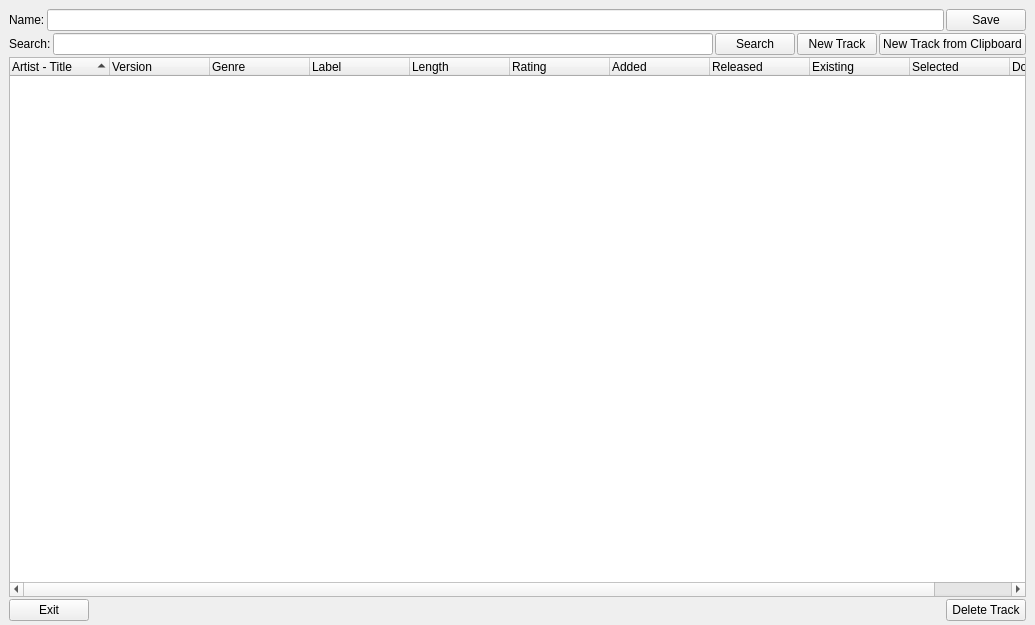
<?xml version="1.0" encoding="UTF-8"?>
<ui version="4.0">
 <class>SearchlistDialogClass</class>
 <widget class="QWidget" name="SearchlistDialogClass">
  <property name="geometry">
   <rect>
    <x>0</x>
    <y>0</y>
    <width>1035</width>
    <height>625</height>
   </rect>
  </property>
  <property name="focusPolicy">
   <enum>Qt::FocusPolicy::NoFocus</enum>
  </property>
  <property name="windowTitle">
   <string>WinMusik Searchlist</string>
  </property>
  <property name="windowIcon">
   <iconset resource="../../resources.qrc">
    <normaloff>:/devices48/resources/tr48x48-0016.png</normaloff>:/devices48/resources/tr48x48-0016.png</iconset>
  </property>
  <layout class="QVBoxLayout" name="searchlistLayout">
   <property name="spacing">
    <number>2</number>
   </property>
   <property name="leftMargin">
    <number>0</number>
   </property>
   <property name="topMargin">
    <number>0</number>
   </property>
   <property name="rightMargin">
    <number>0</number>
   </property>
   <property name="bottomMargin">
    <number>0</number>
   </property>
   <item>
    <layout class="QVBoxLayout" name="verticalLayout">
     <property name="leftMargin">
      <number>9</number>
     </property>
     <property name="topMargin">
      <number>9</number>
     </property>
     <property name="rightMargin">
      <number>9</number>
     </property>
     <property name="bottomMargin">
      <number>4</number>
     </property>
     <item>
      <layout class="QHBoxLayout" name="horizontalLayout_2">
       <item>
        <widget class="QLabel" name="label">
         <property name="text">
          <string>Name:</string>
         </property>
        </widget>
       </item>
       <item>
        <widget class="QLineEdit" name="searchlistName"/>
       </item>
       <item>
        <widget class="QPushButton" name="saveButton">
         <property name="text">
          <string>Save</string>
         </property>
         <property name="icon">
          <iconset resource="../../resources.qrc">
           <normaloff>:/icons/resources/filesave.png</normaloff>:/icons/resources/filesave.png</iconset>
         </property>
         <property name="iconSize">
          <size>
           <width>16</width>
           <height>16</height>
          </size>
         </property>
        </widget>
       </item>
      </layout>
     </item>
     <item>
      <layout class="QHBoxLayout" name="horizontalLayout_4">
       <property name="topMargin">
        <number>0</number>
       </property>
       <item>
        <widget class="QLabel" name="label_2">
         <property name="text">
          <string>Search:</string>
         </property>
        </widget>
       </item>
       <item>
        <widget class="QLineEdit" name="searchTerm"/>
       </item>
       <item>
        <widget class="QPushButton" name="searchButton">
         <property name="text">
          <string>Search</string>
         </property>
         <property name="icon">
          <iconset resource="../../resources.qrc">
           <normaloff>:/icons/resources/findmore.png</normaloff>:/icons/resources/findmore.png</iconset>
         </property>
         <property name="iconSize">
          <size>
           <width>16</width>
           <height>16</height>
          </size>
         </property>
         <property name="flat">
          <bool>false</bool>
         </property>
        </widget>
       </item>
       <item>
        <widget class="QPushButton" name="newTrackButton">
         <property name="text">
          <string>New Track</string>
         </property>
         <property name="icon">
          <iconset resource="../../resources.qrc">
           <normaloff>:/icons/resources/filenew.png</normaloff>:/icons/resources/filenew.png</iconset>
         </property>
         <property name="iconSize">
          <size>
           <width>16</width>
           <height>16</height>
          </size>
         </property>
         <property name="flat">
          <bool>false</bool>
         </property>
        </widget>
       </item>
       <item>
        <widget class="QPushButton" name="newTrackFromClipboardButton">
         <property name="text">
          <string>New Track from Clipboard</string>
         </property>
         <property name="icon">
          <iconset resource="../../resources.qrc">
           <normaloff>:/icons/resources/filenew.png</normaloff>:/icons/resources/filenew.png</iconset>
         </property>
         <property name="iconSize">
          <size>
           <width>16</width>
           <height>16</height>
          </size>
         </property>
         <property name="flat">
          <bool>false</bool>
         </property>
        </widget>
       </item>
      </layout>
     </item>
     <item>
      <layout class="QVBoxLayout" name="verticalLayout_2">
       <item>
        <widget class="SearchlistTracks" name="trackList">
         <property name="contextMenuPolicy">
          <enum>Qt::ContextMenuPolicy::CustomContextMenu</enum>
         </property>
         <property name="showDropIndicator" stdset="0">
          <bool>false</bool>
         </property>
         <property name="alternatingRowColors">
          <bool>true</bool>
         </property>
         <property name="selectionMode">
          <enum>QAbstractItemView::SelectionMode::ExtendedSelection</enum>
         </property>
         <property name="rootIsDecorated">
          <bool>false</bool>
         </property>
         <property name="itemsExpandable">
          <bool>false</bool>
         </property>
         <property name="sortingEnabled">
          <bool>true</bool>
         </property>
         <property name="expandsOnDoubleClick">
          <bool>false</bool>
         </property>
         <column>
          <property name="text">
           <string>Artist - Title</string>
          </property>
         </column>
         <column>
          <property name="text">
           <string>Version</string>
          </property>
         </column>
         <column>
          <property name="text">
           <string>Genre</string>
          </property>
         </column>
         <column>
          <property name="text">
           <string>Label</string>
          </property>
         </column>
         <column>
          <property name="text">
           <string>Length</string>
          </property>
         </column>
         <column>
          <property name="text">
           <string>Rating</string>
          </property>
         </column>
         <column>
          <property name="text">
           <string>Added</string>
          </property>
         </column>
         <column>
          <property name="text">
           <string>Released</string>
          </property>
         </column>
         <column>
          <property name="text">
           <string>Existing</string>
          </property>
         </column>
         <column>
          <property name="text">
           <string>Selected</string>
          </property>
         </column>
         <column>
          <property name="text">
           <string>Done</string>
          </property>
         </column>
        </widget>
       </item>
       <item>
        <layout class="QHBoxLayout" name="horizontalLayout">
         <item>
          <widget class="QPushButton" name="saveExitButton">
           <property name="text">
            <string>Exit</string>
           </property>
           <property name="icon">
            <iconset resource="../../resources.qrc">
             <normaloff>:/icons/resources/application-exit.png</normaloff>:/icons/resources/application-exit.png</iconset>
           </property>
           <property name="iconSize">
            <size>
             <width>16</width>
             <height>16</height>
            </size>
           </property>
          </widget>
         </item>
         <item>
          <spacer name="horizontalSpacer_2">
           <property name="orientation">
            <enum>Qt::Orientation::Horizontal</enum>
           </property>
           <property name="sizeHint" stdset="0">
            <size>
             <width>40</width>
             <height>20</height>
            </size>
           </property>
          </spacer>
         </item>
         <item>
          <widget class="QPushButton" name="deleteTrackButton">
           <property name="text">
            <string>Delete Track</string>
           </property>
           <property name="icon">
            <iconset resource="../../resources.qrc">
             <normaloff>:/icons/resources/trash-16.png</normaloff>:/icons/resources/trash-16.png</iconset>
           </property>
           <property name="iconSize">
            <size>
             <width>16</width>
             <height>16</height>
            </size>
           </property>
           <property name="flat">
            <bool>false</bool>
           </property>
          </widget>
         </item>
        </layout>
       </item>
      </layout>
     </item>
    </layout>
   </item>
  </layout>
 </widget>
 <customwidgets>
  <customwidget>
   <class>SearchlistTracks</class>
   <extends>QTreeWidget</extends>
   <header>src/searchlists/searchlisttracks.h</header>
  </customwidget>
 </customwidgets>
 <tabstops>
  <tabstop>searchlistName</tabstop>
  <tabstop>trackList</tabstop>
  <tabstop>saveExitButton</tabstop>
 </tabstops>
 <resources>
  <include location="../../resources.qrc"/>
 </resources>
 <connections/>
</ui>
